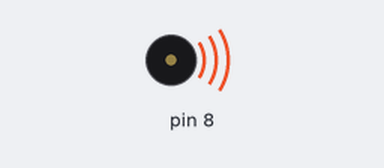
A sketch run on a simulated Arduino Uno, built with avr-gcc and run on an emulated ATmega328P. On the bench: buzzer (waves = sounding).

Above: at 0.5 s.
Timing chart, 0 to 4.6 s (numbered marks = the images above):
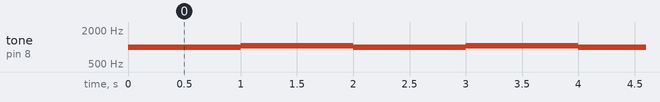

The sketch:

Music_System.ino
```cpp
void setup() {
  pinMode(8,OUTPUT);
  // put your setup code here, to run once:

}

void loop() {
  tone(8,988,1000);
  delay(1000);
  tone(8,1047,1000);
  delay(1000);
  // put your main code here, to run repeatedly:

}
```

Measured:
- by itself, tone on pin 8: alternates 1047 Hz for 1.0 s and 988 Hz for 1.0 s
